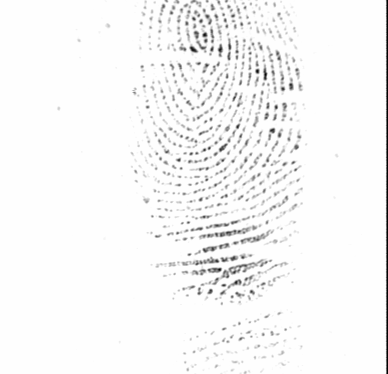
#> input picture fingerprints/fingerprints/DB1_B/109_6.tif, 388 x 374 px
$ jupyter execute IDSA_Canny.ipynb
#> lines starting #> are read from the running program, lines starting #| are printed output that depends on the picture; after the words box and inside, x2 and y2 are one past the last pixel; in counts of white or black regions, pixels touching at a corner belong together
# Fingerprint Enhancement — Canny Edge Detection
**Project:** Signal & Image Processing Mini-Project
**Method:** Canny Edge Detection with Morphological Processing
**Dataset:** FVC2000 DB1_B (`.tif` fingerprint images)

## Stage 1 — Import Libraries & Load Image

[cell 1]
import cv2 as cv
import numpy as np
import matplotlib.pyplot as plt
import os

# ── Path: place fingerprints folder next to this notebook ──────────────────
IMAGE_PATH = os.path.join("fingerprints", "fingerprints", "DB1_B", "109_6.tif")

# Load the image in grayscale (fingerprints are single-channel by nature)
gray = cv.imread(IMAGE_PATH, cv.IMREAD_GRAYSCALE)
#> gray is the input picture: shape (374, 388); min 1, max 254, mean 247

if gray is None:
    raise FileNotFoundError(
        f"Image not found at '{IMAGE_PATH}'. "
        "Make sure the 'fingerprints/DB1_B/' folder is in the same directory as this notebook."
    )

print(f"Image loaded successfully. Shape: {gray.shape}, dtype: {gray.dtype}")
#| Image loaded successfully. Shape: (374, 388), dtype: uint8
plt.figure(figsize=(4, 4))
plt.imshow(gray, cmap='gray')
plt.title("Original Fingerprint")
plt.axis('off')
plt.tight_layout()
plt.show()

## Stage 2 — Noise Removal
A **Median filter** removes salt-and-pepper noise without blurring edges.
A **Gaussian filter** then smooths remaining high-frequency noise.

[cell 2]
# Step 2a: Median blur — replaces each pixel with the median of its neighbourhood
#          Kernel size 3 preserves ridge edges while removing impulse noise
median_filtered = cv.medianBlur(gray, 3)

# Step 2b: Gaussian blur — further smooths without creating false edges
gaussian_filtered = cv.GaussianBlur(median_filtered, (3, 3), 0)
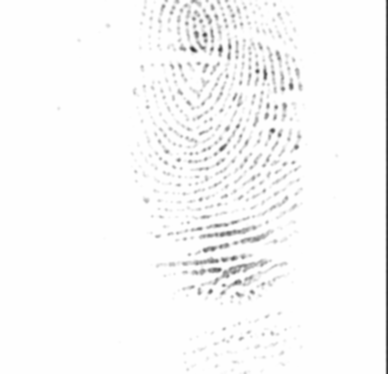
#> gaussian_filtered: shape (374, 388); min 47, max 254, mean 248.3

plt.figure(figsize=(10, 4))
for idx, (img, title) in enumerate([(gray, "Original"),
                                     (median_filtered, "After Median Filter"),
                                     (gaussian_filtered, "After Gaussian Filter")], 1):
    plt.subplot(1, 3, idx)
    plt.imshow(img, cmap='gray')
    plt.title(title)
    plt.axis('off')
#> this loop made 3 passes
#> title on passes 1 to 3: 'Original', 'After Median Filter', 'After Gaussian Filter'
plt.suptitle("Stage 2: Noise Removal", fontsize=13, fontweight='bold')
plt.tight_layout()
plt.show()
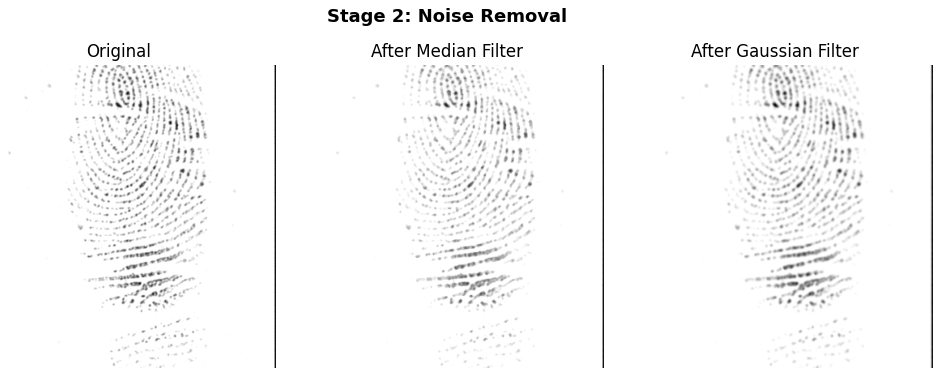
#> figure drawn by matplotlib, 3 panels

## Stage 3 — Contrast Enhancement
**Histogram Equalization** redistributes pixel intensities for uniform contrast.
**Power-Law (Gamma) correction** (γ = 0.5) brightens darker ridge areas.

[cell 3]
# Step 3a: Histogram equalization — spreads intensity values across [0, 255]
equalized = cv.equalizeHist(gaussian_filtered)
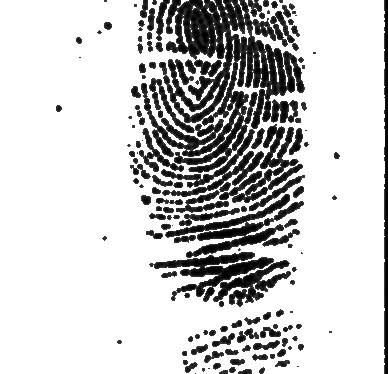
#> equalized: shape (374, 388); min 0, max 255, mean 203.2

# Step 3b: Power-law (gamma) correction with gamma = 0.5
#          gamma < 1 brightens the image; helps reveal faint ridges
gamma = 0.5
power_law = np.power(equalized / 255.0, gamma)   # normalise → apply gamma
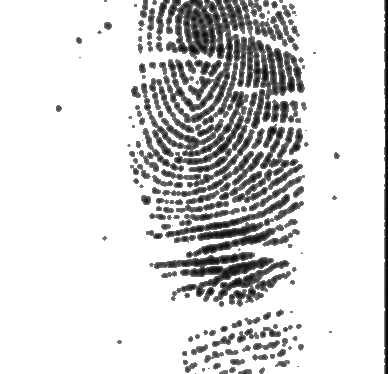
#> power_law: shape (374, 388) float64; min 0, max 1, mean 0.844
power_law = np.uint8(power_law * 255)              # scale back to uint8

plt.figure(figsize=(10, 4))
for idx, (img, title) in enumerate([(gaussian_filtered, "Before Enhancement"),
                                     (equalized,         "After Hist. Equalization"),
                                     (power_law,         "After Gamma Correction (γ=0.5)")], 1):
    plt.subplot(1, 3, idx)
    plt.imshow(img, cmap='gray')
    plt.title(title)
    plt.axis('off')
#> this loop made 3 passes
#> title on passes 1 to 3: 'Before Enhancement', 'After Hist. Equalization', 'After Gamma Correction (γ=0.5)'
plt.suptitle("Stage 3: Contrast Enhancement", fontsize=13, fontweight='bold')
plt.tight_layout()
plt.show()

## Stage 4 — Canny Edge Detection
Canny detects the boundaries of fingerprint ridges using gradient magnitude and direction. The low threshold (50) and high threshold (150) follow the 1:3 ratio recommended by Canny (1986).

[cell 4]
# Canny edge detector — two-threshold approach
# low=50  : pixels below this are suppressed
# high=150: pixels above this are definitely edges; pixels in between depend on connectivity
canny_edges = cv.Canny(power_law, 50, 150)
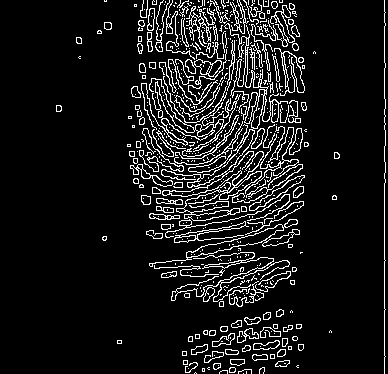
#> canny_edges: shape (374, 388); 9.6% white in thin lines or dots, all inside (x1, y1, x2, y2) = (56, 0, 386, 374)

plt.figure(figsize=(8, 4))
plt.subplot(1, 2, 1)
plt.imshow(power_law, cmap='gray')
plt.title("Enhanced Image (input to Canny)")
plt.axis('off')
plt.subplot(1, 2, 2)
plt.imshow(canny_edges, cmap='gray')
plt.title("Canny Edge Map")
plt.axis('off')
plt.suptitle("Stage 4: Canny Edge Detection", fontsize=13, fontweight='bold')
plt.tight_layout()
plt.show()

## Stage 5 — Morphological Dilation
Dilation with a 3×3 elliptical kernel connects broken ridge segments caused by gaps in the edge map.

[cell 5]
# Elliptical structuring element — better suited to curved fingerprint ridges than a square
kernel = cv.getStructuringElement(cv.MORPH_ELLIPSE, (3, 3))

# Single dilation iteration: closes small gaps without over-thickening ridges
dilated = cv.dilate(canny_edges, kernel, iterations=1)
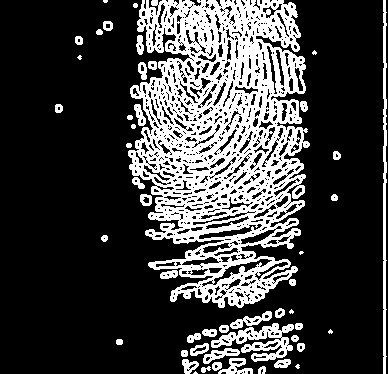
#> dilated: shape (374, 388); 25.4% white; 49 white regions (8 under 20 px), largest, box (x1, y1, x2, y2) and area: (128, 0, 310, 308) 31085, (211, 323, 294, 362) 1338, (383, 0, 387, 374) 1122

# Save the final output
cv.imwrite("canny_final_output.tif", dilated)
print("Final output saved as 'canny_final_output.tif'")

plt.figure(figsize=(8, 4))
plt.subplot(1, 2, 1)
plt.imshow(canny_edges, cmap='gray')
plt.title("Canny Edges (before dilation)")
plt.axis('off')
plt.subplot(1, 2, 2)
plt.imshow(dilated, cmap='gray')
plt.title("After Morphological Dilation")
plt.axis('off')
plt.suptitle("Stage 5: Morphological Processing", fontsize=13, fontweight='bold')
plt.tight_layout()
plt.show()

## Full Pipeline Summary

[cell 6]
stages = [
    (gray,           "1. Original"),
    (gaussian_filtered, "2. Noise Removal"),
    (power_law,      "3. Contrast Enhanced"),
    (canny_edges,    "4. Canny Edges"),
    (dilated,        "5. Final Output"),
]

plt.figure(figsize=(18, 4))
for i, (img, title) in enumerate(stages, 1):
    plt.subplot(1, 5, i)
    plt.imshow(img, cmap='gray')
    plt.title(title, fontsize=10)
    plt.axis('off')
#> this loop made 5 passes
#> title on passes 1 to 5: '1. Original', '2. Noise Removal', '3. Contrast Enhanced', '4. Canny Edges', '5. Final Output'
plt.suptitle("Canny Pipeline — Full Summary", fontsize=13, fontweight='bold')
plt.tight_layout()
plt.show()

## Histogram Comparison: Original vs Final Output

[cell 7]
fig, axes = plt.subplots(1, 2, figsize=(12, 4))

axes[0].hist(gray.ravel(), bins=256, range=[0, 256], color='steelblue', alpha=0.8)
axes[0].set_title("Histogram — Original Image")
axes[0].set_xlabel("Pixel Intensity")
axes[0].set_ylabel("Frequency")

axes[1].hist(dilated.ravel(), bins=256, range=[0, 256], color='darkorange', alpha=0.8)
axes[1].set_title("Histogram — Final Output (Canny + Dilation)")
axes[1].set_xlabel("Pixel Intensity")
axes[1].set_ylabel("Frequency")

plt.suptitle("Intensity Distribution: Before vs After Processing", fontsize=12, fontweight='bold')
plt.tight_layout()
plt.show()
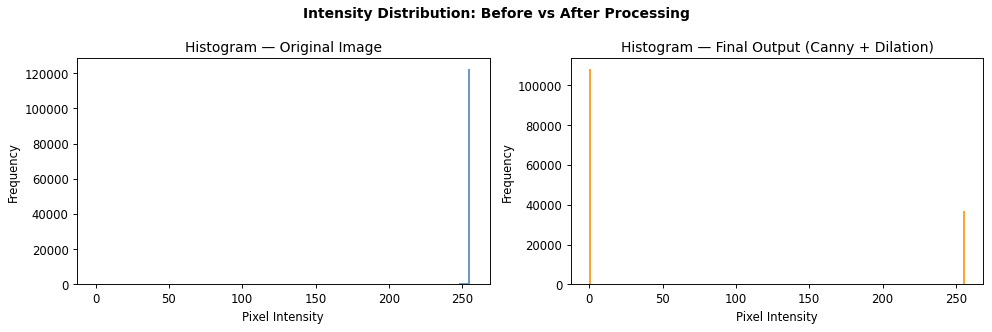
#> figure drawn by matplotlib, 2 panels; panel 1: tallest bar 122385 high, from x = 254 to 255; panel 2: tallest bar 108268 high, from x = 0 to 1
print("Note: The final histogram shows a bimodal distribution — black background (0) "
      "and white ridge edges (255) — confirming successful binarisation.")

$ run again, with fingerprints/fingerprints/DB1_B/101_1.tif copied over fingerprints/fingerprints/DB1_B/109_6.tif
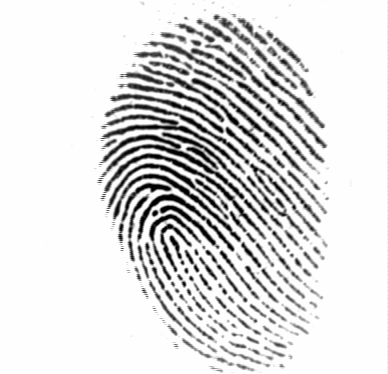
#> input picture fingerprints/fingerprints/DB1_B/101_1.tif, 388 x 374 px
#> gray is the input picture: shape (374, 388); min 1, max 254, mean 220.7
#| Image loaded successfully. Shape: (374, 388), dtype: uint8
#> the loop `for idx, (img, title) in enumerate([(gray, "Original"), (median_filter..` made 3 passes
#> title on passes 1 to 3: 'Original', 'After Median Filter', 'After Gaussian Filter'
#> the loop `for idx, (img, title) in enumerate([(gaussian_filtered, "Before Enhanc..` made 3 passes
#> title on passes 1 to 3: 'Before Enhancement', 'After Hist. Equalization', 'After Gamma Correction (γ=0.5)'
#> `canny_edges = cv.Canny(power_law, 50, 150)`:
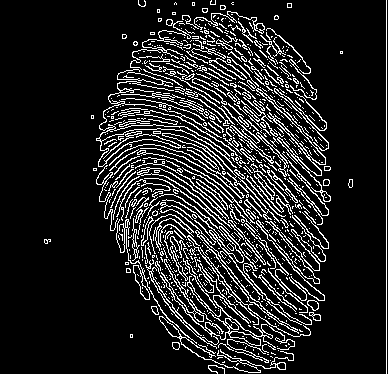
#> canny_edges: shape (374, 388); 13.5% white in thin lines or dots, all inside (x1, y1, x2, y2) = (44, 0, 387, 374)
#> dilated: shape (374, 388); 33.7% white; 25 white regions (5 under 20 px), largest, box (x1, y1, x2, y2) and area: (92, 10, 332, 374) 47021, (385, 0, 388, 374) 1122, (347, 178, 354, 189) 60
#> the loop `for i, (img, title) in enumerate(stages, 1):` made 5 passes
#> title on passes 1 to 5: '1. Original', '2. Noise Removal', '3. Contrast Enhanced', '4. Canny Edges', '5. Final Output'
#> `plt.show()`:
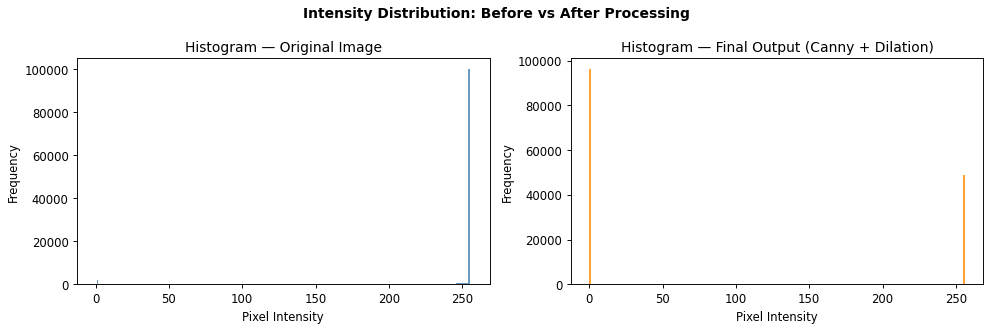
#> figure drawn by matplotlib, 2 panels; panel 1: tallest bar 100150 high, from x = 254 to 255; panel 2: tallest bar 96258 high, from x = 0 to 1

$ run again, with fingerprints/fingerprints/DB1_B/101_2.tif copied over fingerprints/fingerprints/DB1_B/109_6.tif
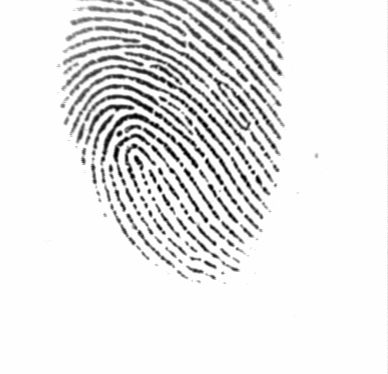
#> input picture fingerprints/fingerprints/DB1_B/101_2.tif, 388 x 374 px
#> gray is the input picture: shape (374, 388); min 1, max 254, mean 231.9
#| Image loaded successfully. Shape: (374, 388), dtype: uint8
#> the loop `for idx, (img, title) in enumerate([(gray, "Original"), (median_filter..` made 3 passes
#> title on passes 1 to 3: 'Original', 'After Median Filter', 'After Gaussian Filter'
#> the loop `for idx, (img, title) in enumerate([(gaussian_filtered, "Before Enhanc..` made 3 passes
#> title on passes 1 to 3: 'Before Enhancement', 'After Hist. Equalization', 'After Gamma Correction (γ=0.5)'
#> `canny_edges = cv.Canny(power_law, 50, 150)`:
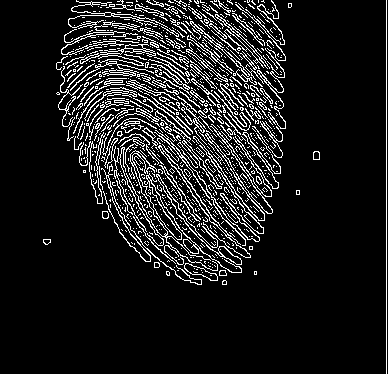
#> canny_edges: shape (374, 388); 11.1% white in thin lines or dots, all inside (x1, y1, x2, y2) = (43, 0, 387, 374)
#> dilated: shape (374, 388); 28.5% white; 12 white regions (2 under 20 px), largest, box (x1, y1, x2, y2) and area: (55, 0, 287, 286) 39935, (385, 0, 388, 374) 1122, (312, 150, 321, 161) 76
#> the loop `for i, (img, title) in enumerate(stages, 1):` made 5 passes
#> title on passes 1 to 5: '1. Original', '2. Noise Removal', '3. Contrast Enhanced', '4. Canny Edges', '5. Final Output'
#> `plt.show()`:
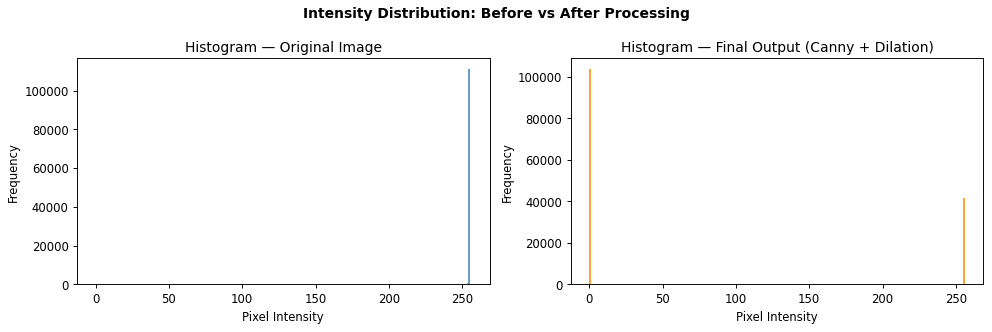
#> figure drawn by matplotlib, 2 panels; panel 1: tallest bar 111106 high, from x = 254 to 255; panel 2: tallest bar 103716 high, from x = 0 to 1

$ run again, with fingerprints/fingerprints/DB1_B/101_3.tif copied over fingerprints/fingerprints/DB1_B/109_6.tif
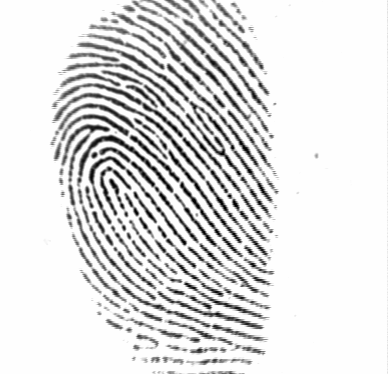
#> input picture fingerprints/fingerprints/DB1_B/101_3.tif, 388 x 374 px
#> gray is the input picture: shape (374, 388); min 1, max 254, mean 223.6
#| Image loaded successfully. Shape: (374, 388), dtype: uint8
#> the loop `for idx, (img, title) in enumerate([(gray, "Original"), (median_filter..` made 3 passes
#> title on passes 1 to 3: 'Original', 'After Median Filter', 'After Gaussian Filter'
#> the loop `for idx, (img, title) in enumerate([(gaussian_filtered, "Before Enhanc..` made 3 passes
#> title on passes 1 to 3: 'Before Enhancement', 'After Hist. Equalization', 'After Gamma Correction (γ=0.5)'
#> canny_edges: shape (374, 388); 15.2% white in thin lines or dots, all inside (x1, y1, x2, y2) = (43, 0, 387, 374)
#> dilated: shape (374, 388); 38.2% white; 10 white regions (1 under 20 px), largest, box (x1, y1, x2, y2) and area: (48, 0, 281, 369) 53666, (385, 0, 388, 374) 1122, (150, 368, 246, 374) 314
#> the loop `for i, (img, title) in enumerate(stages, 1):` made 5 passes
#> title on passes 1 to 5: '1. Original', '2. Noise Removal', '3. Contrast Enhanced', '4. Canny Edges', '5. Final Output'
#> `plt.show()`:
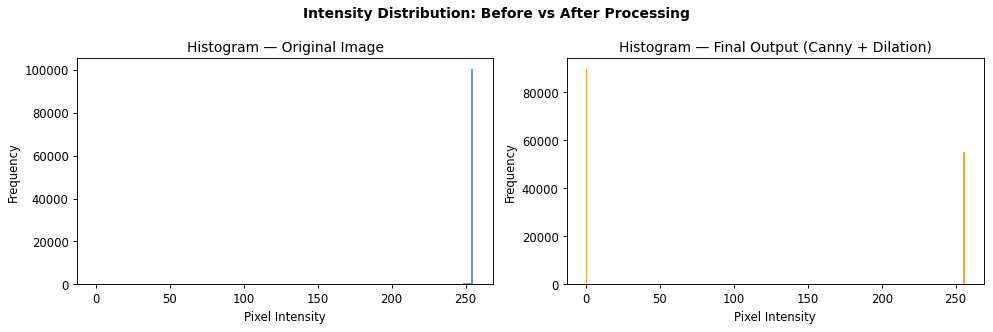
#> figure drawn by matplotlib, 2 panels; panel 1: tallest bar 100325 high, from x = 254 to 255; panel 2: tallest bar 89744 high, from x = 0 to 1
